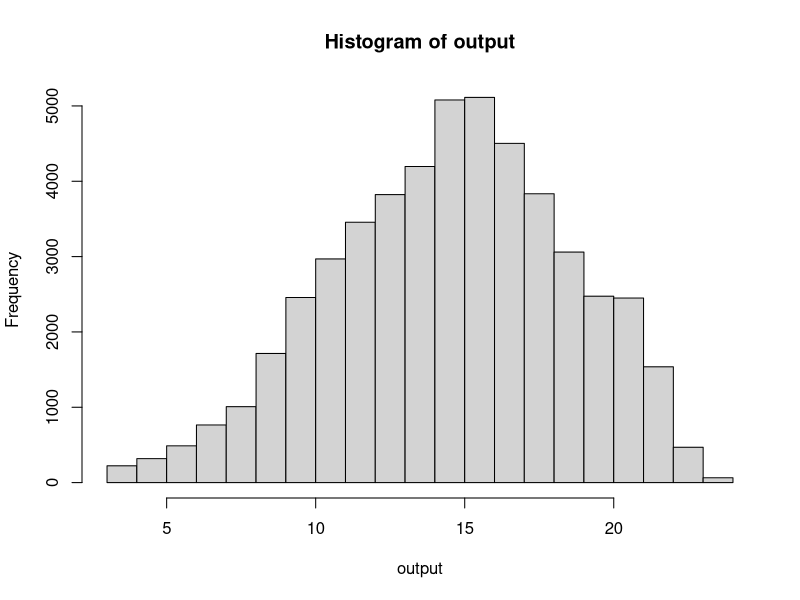

Write the R code that produced this figure. (Note: this script raises an error after producing the figure.)
## ---- chunk 1

knitr::opts_chunk$set(echo = TRUE)
library(ggplot2)

## ---- chunk 2

# Creating a function which "rolls" 3 8-sided dice but they are weighted 
# first assign a function that accepts 3 arguments, but set defaults for each
rigged_dice <- function(max_rolls = 50000, sides = 1:8, num_of_dice = 3){
  # set up a vector where the results will be stored through indexing 
  output <- vector(mode = 'numeric', length = max_rolls)
  # start the for loop index that goes to the length of desired rolls 
  # via vectorization method 
  for(i in 1:max_rolls){
    # assign the sum of the desired sample generated to the empty vector 
    # be sure to include [i] so we are iterating through the vector as we store 
    # otherwise we would just be over writing the output with 
    # each for loop iteration 
      output[i] <- sum(sample(sides, num_of_dice, replace = TRUE,
                 prob = c(1/10, 1/10, 1/10, 1/10, 1/10, 1/10, 3/10, 1/10)))}
  # plot the results stored in the "output" vector 
  hist(output)
}

# call the function 
rigged_dice()
## ---- chunk 3

# think of where the function should be stopped to check for numeric inputs
    # obviously before any calculations are made
# set up the rescale function to accept only one argument 
rescale01 <- function(x){
  # define the range which will be called multiple times at the min. & max below 
  rng <- range(x, na.rm = TRUE, finite = TRUE)
  # set a boolean that checks if x is NOT numeric, it negates the is.numeric()
     if(!is.numeric(x))
    stop('inputs must all be numeric')
     # print the error message 
     # continue function otherwise 
  x <- (x - rng[1]) / (rng[2] - rng[1])
  # account for the input argument being Inf or -Inf 
  ifelse (x == Inf, atan(x)*(2/pi),
  ifelse (x == -Inf, 1/(1+(x)), x))
}

# test cases: 
# one vector with characters 
charvalues <- c("dogs", "cats", "bunnies")
rescale01(charvalues)
# one vector with integers
intvector <- (5:15)
rescale01(intvector)
# one vector with Inf and -Inf 
Inf_vector <- c(10, 30, 4, 22, Inf, -Inf, Inf)
rescale01(Inf_vector)
# one vector with NA
na_vector <- c(9, 4, NA, Inf, 39, NA)
rescale01(na_vector)

## ---- chunk 4

# first set up a function which accepts two arguments 
same_na_position <- function(x,y){
  # set up a counter vector to count and store the number of times 
  # both i and j have an NA in the same position 
  counter_vector<- c(0)
  if(length(x) != length(y))
    stop("vectors must be the same in length")
  # set up two vectors that will check where the inputs x & y have NA values 
  i <- which(is.na(x))
  j <- which(is.na(y))
  # use an ifelse to run a vectors,
  # this will check where i is equal to j 
  sum(ifelse(i == j, (counter_vector+1), counter_vector))
}

  # test cases 
# this test checks that NA's are counted correctly 
vector1 <- c(4, 7, NA, NA, NA, 8, 90, 8, NA)
vector2 <- c(NA, 9, 70, NA, 8, 900, 8, NA, NA)
same_na_position(vector1, vector2)

# this test checks that the stop error message is printed 
vector3 <- c(NA, 4, 9, 2)
vector4 <- c(NA, 3, 90, NA, NA, NA)
same_na_position(vector3, vector4)

# cases work 
## ---- chunk 5

fizzbuzz <- function(x){
    if(x%%3 == 0 && x%%5 == 0){
  print("fizzbuzz")
  } else if (x%%5 == 0 ){
    print("buzz")
  } else if (x %%3 == 0){
    print("fizz")
  } else (x)
}

# test cases  
# a number that is divisible by both 
fizzbuzz(15)
# a number that is only divisible by 5
fizzbuzz(5)
# a number that is only divisible by 3
fizzbuzz(3)
# a number that is not by by either 3 nor 5
fizzbuzz(1)

# test cases work 

## ---- chunk 6
# function logic: 
# we can divide the temperature input or set of temperatures inputs into 
# 5 intervals, by using temperature as an argument we can set it 
# as the first argument in the cut() 
# then, define the breaks as desired, the lowest value is not included 
# therefore the 0 is the top of the first interval and label "freezing" 
# then label the labels, careful with syntax 

get_temp_desc <- function(temp){
    cut(temp, breaks = c(-Inf, 0, 10, 20, 30, Inf),
      labels = c("freezing", "cold", "cool", "warm", "hot"))
}
# Test cases
Jan <- c(-5, -20, 4, -.555, 0, 9)
Jun <- c(40, 34, 28, 37, 80)
Aug <- c( 10, 20, 18, 23, 2)
# Run them 
get_temp_desc(Jan)
get_temp_desc(Jun)
get_temp_desc(Aug)

